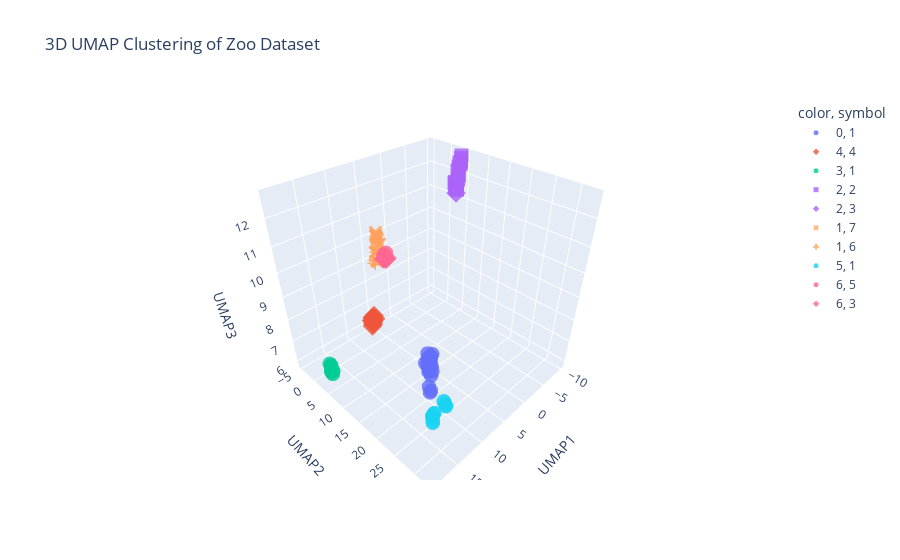

Notebook source saved alongside this figure:
### Code cell
# 3D visualization of clusters on UMAP coordinates
umap_df = pd.DataFrame(X_umap, columns=['UMAP1', 'UMAP2', 'UMAP3'])
umap_df['Cluster'] = labels
umap_df['Class'] = y_true

fig = px.scatter_3d(umap_df, x='UMAP1', y='UMAP2', z='UMAP3', color=umap_df['Cluster'].astype(str),
                    symbol=umap_df['Class'].astype(str),
                    title='3D UMAP Clustering of Zoo Dataset',
                    labels={'Cluster': 'Cluster', 'Class': 'True Class'},
                    opacity=0.8)

fig.update_traces(marker=dict(size=5))
fig.show()

### Figure 1 — Plotly figure (JSON) as saved in the notebook; plotly's stock layout.template omitted (floating-point values rounded to 4 significant figures)
{"data": [{"hovertemplate": "color=0<br>symbol=1<br>UMAP1=%{x}<br>UMAP2=%{y}<br>UMAP3=%{z}<extra></extra>", "legendgroup": "0, 1", "marker": {"color": "#636efa", "opacity": 0.8, "size": 5, "symbol": "circle"}, "mode": "markers", "name": "0, 1", "scene": "scene", "showlegend": true, "type": "scatter3d", "x": [18.53, 17.9, 18.5, 18.43, 18.42, 18.56, 18.07, 18.2, 18.27, 18.2, 18.53, 18.11, 18.18, 18.73, 18.64, 18.12, 18.87, 18.67, 18.78, 18.48, 17.96, 18.61], "y": [31.67, 31.5, 31.84, 31.82, 31.3, 31.67, 31.3, 31.78, 31.49, 31.62, 31.46, 31.76, 31.64, 32.05, 31.57, 31.52, 32.05, 31.62, 31.3, 31.99, 31.36, 31.82], "z": [9.515, 9.944, 9.321, 10.33, 10.3, 10.13, 10.44, 10.18, 10.22, 9.305, 10.48, 10.6, 10.53, 10.44, 10.68, 10.23, 10.16, 10.26, 10.35, 10.54, 9.781, 10.59]}, {"hovertemplate": "color=4<br>symbol=4<br>UMAP1=%{x}<br>UMAP2=%{y}<br>UMAP3=%{z}<extra></extra>", "legendgroup": "4, 4", "marker": {"color": "#EF553B", "opacity": 0.8, "size": 5, "symbol": "diamond"}, "mode": "markers", "name": "4, 4", "scene": "scene", "showlegend": true, "type": "scatter3d", "x": [5.223, 5.413, 5.06, 5.113, 4.79, 5.373, 5.203, 4.775, 5.116, 5.271, 5.263, 4.56, 4.767], "y": [-4.406, -4.248, -4.55, -4.644, -4.634, -4.539, -4.449, -4.805, -4.533, -4.061, -4.196, -4.337, -4.438], "z": [6.312, 5.913, 5.939, 6.282, 6.126, 6.165, 6.159, 6.218, 6.027, 6.153, 6.069, 6.183, 6.362]}, {"hovertemplate": "color=3<br>symbol=1<br>UMAP1=%{x}<br>UMAP2=%{y}<br>UMAP3=%{z}<extra></extra>", "legendgroup": "3, 1", "marker": {"color": "#00cc96", "opacity": 0.8, "size": 5, "symbol": "circle"}, "mode": "markers", "name": "3, 1", "scene": "scene", "showlegend": true, "type": "scatter3d", "x": [19.02, 18.88, 18.72, 18.75, 18.97, 18.7, 18.82, 18.99], "y": [5.435, 5.38, 5.515, 5.237, 5.26, 5.175, 5.424, 5.317], "z": [6.715, 7.02, 6.743, 6.955, 7.094, 6.806, 6.597, 6.795]}, {"hovertemplate": "color=2<br>symbol=2<br>UMAP1=%{x}<br>UMAP2=%{y}<br>UMAP3=%{z}<extra></extra>", "legendgroup": "2, 2", "marker": {"color": "#ab63fa", "opacity": 0.8, "size": 5, "symbol": "square"}, "mode": "markers", "name": "2, 2", "scene": "scene", "showlegend": true, "type": "scatter3d", "x": [-9.703, -9.448, -9.665, -9.385, -9.562, -9.517, -9.503, -9.098, -9.728, -9.102, -9.936, -9.139, -9.741, -9.097, -9.35, -9.478, -9.834, -9.554, -9.325, -9.546], "y": [3.99, 3.428, 4.078, 2.787, 3.832, 2.985, 3.604, 3.689, 3.836, 3.874, 3.779, 3.554, 3.775, 3.845, 2.856, 2.873, 3.883, 3.37, 3.766, 3.803], "z": [12.63, 12.16, 12.48, 11.63, 11.95, 11.59, 12.3, 11.65, 12.37, 11.5, 12.71, 11.46, 12.43, 11.42, 11.68, 11.49, 12.52, 11.78, 11.8, 12.47]}, {"hovertemplate": "color=2<br>symbol=3<br>UMAP1=%{x}<br>UMAP2=%{y}<br>UMAP3=%{z}<extra></extra>", "legendgroup": "2, 3", "marker": {"color": "#ab63fa", "opacity": 0.8, "size": 5, "symbol": "diamond"}, "mode": "markers", "name": "2, 3", "scene": "scene", "showlegend": true, "type": "scatter3d", "x": [-8.864], "y": [3.936], "z": [11.33]}, {"hovertemplate": "color=1<br>symbol=7<br>UMAP1=%{x}<br>UMAP2=%{y}<br>UMAP3=%{z}<extra></extra>", "legendgroup": "1, 7", "marker": {"color": "#FFA15A", "opacity": 0.8, "size": 5, "symbol": "x"}, "mode": "markers", "name": "1, 7", "scene": "scene", "showlegend": true, "type": "scatter3d", "x": [5.941, 5.797, 6.016, 5.955, 5.998, 5.881, 5.515, 6.182, 5.863, 6.08], "y": [0.8262, 0.5736, 0.7242, 0.5631, 0.7074, 0.3344, 0.8443, 0.4474, 0.8542, 0.6434], "z": [10.26, 10.51, 10.62, 10.62, 10.74, 9.517, 10.25, 9.947, 10.46, 9.952]}, {"hovertemplate": "color=1<br>symbol=6<br>UMAP1=%{x}<br>UMAP2=%{y}<br>UMAP3=%{z}<extra></extra>", "legendgroup": "1, 6", "marker": {"color": "#FFA15A", "opacity": 0.8, "size": 5, "symbol": "cross"}, "mode": "markers", "name": "1, 6", "scene": "scene", "showlegend": true, "type": "scatter3d", "x": [6.285, 6.581, 6.237, 6.517, 6.505, 6.688, 6.391, 6.218], "y": [0.3633, 0.3286, 0.07275, 0.2874, 0.3979, 0.1423, 0.5134, 0.1166], "z": [9.959, 9.661, 9.393, 9.588, 9.745, 9.509, 9.969, 9.388]}, {"hovertemplate": "color=5<br>symbol=1<br>UMAP1=%{x}<br>UMAP2=%{y}<br>UMAP3=%{z}<extra></extra>", "legendgroup": "5, 1", "marker": {"color": "#19d3f3", "opacity": 0.8, "size": 5, "symbol": "circle"}, "mode": "markers", "name": "5, 1", "scene": "scene", "showlegend": true, "type": "scatter3d", "x": [16.57, 17.3, 17.53, 17.8, 17.72, 16.63, 16.85, 16.73, 17.49, 17.43, 17.66], "y": [32.76, 31.2, 31.35, 31.52, 31.44, 32.72, 32.56, 32.64, 31.05, 30.99, 31.2], "z": [8.554, 8.18, 8.211, 7.912, 7.966, 8.593, 8.782, 8.691, 7.998, 8.037, 8.13]}, {"hovertemplate": "color=6<br>symbol=5<br>UMAP1=%{x}<br>UMAP2=%{y}<br>UMAP3=%{z}<extra></extra>", "legendgroup": "6, 5", "marker": {"color": "#FF6692", "opacity": 0.8, "size": 5, "symbol": "circle"}, "mode": "markers", "name": "6, 5", "scene": "scene", "showlegend": true, "type": "scatter3d", "x": [5.071, 5.083, 4.924, 5.208], "y": [1.602, 1.055, 1.738, 1.528], "z": [9.806, 9.737, 9.897, 9.838]}, {"hovertemplate": "color=6<br>symbol=3<br>UMAP1=%{x}<br>UMAP2=%{y}<br>UMAP3=%{z}<extra></extra>", "legendgroup": "6, 3", "marker": {"color": "#FF6692", "opacity": 0.8, "size": 5, "symbol": "diamond"}, "mode": "markers", "name": "6, 3", "scene": "scene", "showlegend": true, "type": "scatter3d", "x": [4.903, 4.913, 4.756, 4.763], "y": [1.053, 0.8968, 1.473, 1.665], "z": [9.619, 9.565, 9.585, 9.661]}], "layout": {"legend": {"title": {"text": "color, symbol"}, "tracegroupgap": 0}, "scene": {"domain": {"x": [0, 1], "y": [0, 1]}, "xaxis": {"title": {"text": "UMAP1"}}, "yaxis": {"title": {"text": "UMAP2"}}, "zaxis": {"title": {"text": "UMAP3"}}}, "title": {"text": "3D UMAP Clustering of Zoo Dataset"}}}
